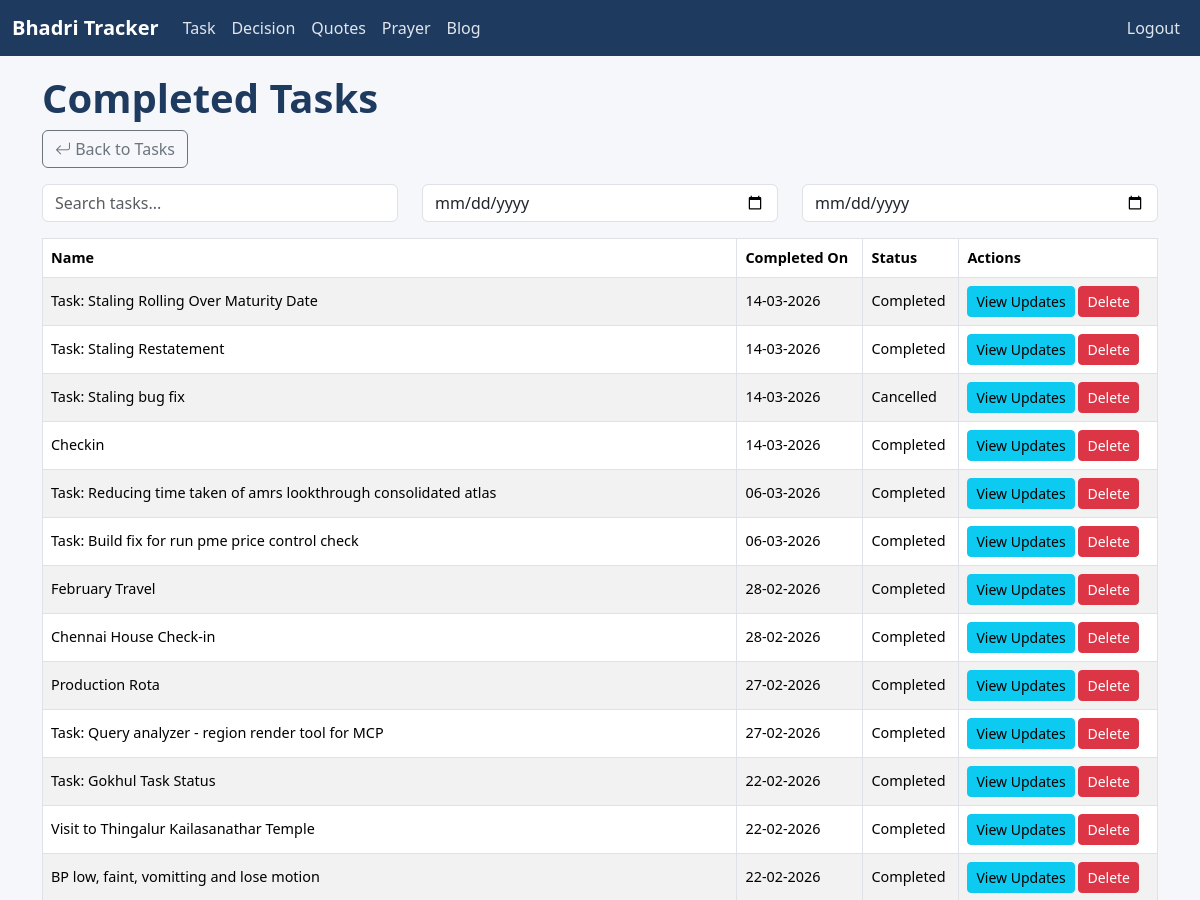
Before: /history/ (signed in, upper part) with the older database file.
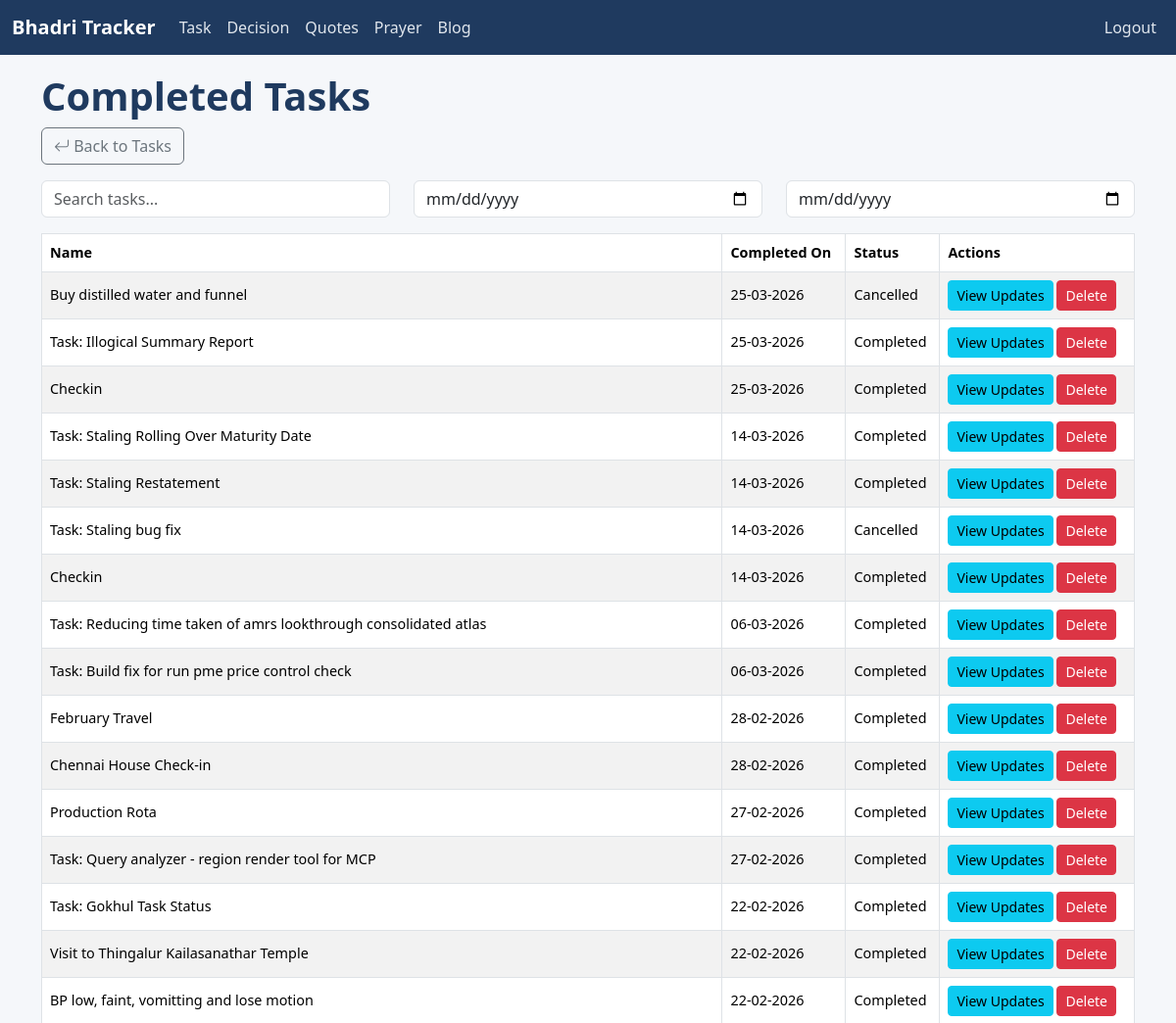
After: the same page with the newer database file.
### tracker/models.py (models this page shows, shortened)
class Task(models.Model):
    STATUS_CHOICES = [
        ('Opened', 'Opened'),
        ('InProgress', 'In Progress'),
        ('Completed', 'Completed'),
        ('Cancelled', 'Cancelled'),
        ('Hold', 'Hold'),
    ]
    name = models.CharField(max_length=200)
    status = models.CharField(max_length=20, choices=STATUS_CHOICES, default='Opened')
    task_type = models.ForeignKey(TaskType, on_delete=models.CASCADE)
    started_date = models.DateField(default=timezone.localtime(), null=True, blank=True)
    created_date = models.DateField(auto_now_add=True)
    updated_date = models.DateField(auto_now=True)
    completed_date = models.DateField(null=True, blank=True)
    target_date = models.DateField(default=timezone.localtime(), null=True, blank=True)
    is_bookmark = models.BooleanField(default=False)
    is_private = models.BooleanField(default=False)
    is_important = models.BooleanField(default=False)
    is_template = models.BooleanField(default=False)

### tracker/views.py (the view)
# urls.py: path('history/', views.TaskHistoryView.as_view(), name='task_history'),
class TaskHistoryView(LoginRequiredMixin, ListView):
    model = Task
    template_name = 'tracker/task_history.html'
    context_object_name = 'tasks'
    def get_queryset(self):
        queryset = Task.objects.filter(status__in=['Completed', 'Cancelled']).exclude(is_template=True).order_by('-completed_date')
        search = self.request.GET.get('search', '').strip()
        start_date = self.request.GET.get('start_date')
        end_date = self.request.GET.get('end_date')
        if search:
            queryset = queryset.filter(
                Q(name__icontains=search) |
                Q(updates__description__icontains=search)
            ).distinct()
        if start_date and end_date:
            queryset = queryset.filter(
                Q(started_date__range=[start_date, end_date]) |
                Q(completed_date__range=[start_date, end_date])
            )
        return queryset
    def render_to_response(self, context, **response_kwargs):
        if self.request.headers.get('HX-Request'):
            return render(self.request, 'tracker/task_history_rows.html', context)
        return super().render_to_response(context, **response_kwargs)

### templates/tracker/task_history.html (shortened to what this page needs)
{% extends 'base.html' %}
{% block content %}
<h1>Completed Tasks</h1>
<a href="{% url 'tracker:task_list' %}" class="btn btn-outline-secondary mb-3"><i class="bi bi-arrow-return-left"></i> Back to Tasks</a>
<div class="row mb-3">
    <div class="col-md-4">
        <input
            type="text"
            name="search"
            class="form-control"
            placeholder="Search tasks..."
            hx-get="{% url 'tracker:task_history' %}"
            hx-trigger="keyup changed delay:300ms"
            hx-target="#taskTableBody"
            hx-include="#dateFilters"
        />
    </div>
    <div class="col-md-4">
        <input
            type="date"
            name="start_date"
            class="form-control"
            id="dateFilters"
            hx-get="{% url 'tracker:task_history' %}"
            hx-trigger="change"
            hx-target="#taskTableBody"
            hx-include="[name='search'], #dateFilters"
        />
    </div>
    <div class="col-md-4">
        <input
            type="date"
            name="end_date"
            class="form-control"
            hx-get="{% url 'tracker:task_history' %}"
            hx-trigger="change"
            hx-target="#taskTableBody"
            hx-include="[name='search'], #dateFilters"
        />
    </div>
</div>
<div class="table-responsive">
<table class="table table-striped table-bordered align-middle text-nowrap">
  <thead>
      <tr>
          <th>Name</th>
          <th>Completed On</th>
          <th>Status</th>
          <th>Actions</th>
      </tr>
  </thead>
  <tbody id="taskTableBody">
      {% include 'tracker/task_history_rows.html' %}
  </tbody>
</table>
</div>
{% endblock %}

### templates/tracker/task_history_rows.html
{% for task in tasks %}
<tr>
    <td>{{ task.name }}</td>
    <td>{{ task.completed_date|date:"d-m-Y" }}</td>
    <td>{{ task.status }}</td>
    <td>
        <a href="{% url 'tracker:update_list' task.id %}" class="btn btn-sm btn-info">View Updates</a>
        <a href="{% url 'tracker:task_delete' task.id %}" class="btn btn-sm btn-danger">Delete</a>
    </td>
</tr>
{% empty %}
<tr>
    <td colspan="3" class="text-center">No matching tasks.</td>
</tr>
{% endfor %}

Changed rows visible on the page:
now on this page (row edited): Task: name "Buy distilled water and funnel", completed_date "25-03-2026", status "Cancelled"
now on this page (row edited): Task: name "Task: Illogical Summary Report", completed_date "25-03-2026", status "Completed"
added Task: name "Checkin", completed_date "25-03-2026", status "Completed"
